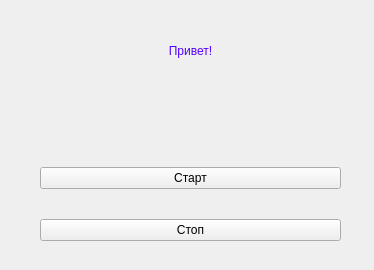
<?xml version="1.0" encoding="UTF-8"?>
<ui version="4.0">
 <class>MainWindow</class>
 <widget class="QMainWindow" name="MainWindow">
  <property name="geometry">
   <rect>
    <x>0</x>
    <y>0</y>
    <width>374</width>
    <height>270</height>
   </rect>
  </property>
  <property name="windowTitle">
   <string>MainWindow</string>
  </property>
  <widget class="QWidget" name="my_win">
   <widget class="QWidget" name="layoutWidget">
    <property name="geometry">
     <rect>
      <x>40</x>
      <y>20</y>
      <width>301</width>
      <height>221</height>
     </rect>
    </property>
    <layout class="QVBoxLayout" name="v1">
     <item>
      <spacer name="verticalSpacer_3">
       <property name="orientation">
        <enum>Qt::Vertical</enum>
       </property>
       <property name="sizeHint" stdset="0">
        <size>
         <width>20</width>
         <height>40</height>
        </size>
       </property>
      </spacer>
     </item>
     <item>
      <widget class="QLabel" name="zx">
       <property name="layoutDirection">
        <enum>Qt::LeftToRight</enum>
       </property>
       <property name="styleSheet">
        <string notr="true">font: 16pt &quot;Arial&quot;;
color: rgb(85, 0, 255);</string>
       </property>
       <property name="text">
        <string>Привет!</string>
       </property>
       <property name="alignment">
        <set>Qt::AlignCenter</set>
       </property>
      </widget>
     </item>
     <item>
      <spacer name="verticalSpacer_2">
       <property name="orientation">
        <enum>Qt::Vertical</enum>
       </property>
       <property name="sizeHint" stdset="0">
        <size>
         <width>20</width>
         <height>120</height>
        </size>
       </property>
      </spacer>
     </item>
     <item>
      <widget class="QPushButton" name="btn_1">
       <property name="text">
        <string>Старт</string>
       </property>
      </widget>
     </item>
     <item>
      <spacer name="verticalSpacer">
       <property name="orientation">
        <enum>Qt::Vertical</enum>
       </property>
       <property name="sizeHint" stdset="0">
        <size>
         <width>20</width>
         <height>40</height>
        </size>
       </property>
      </spacer>
     </item>
     <item>
      <widget class="QPushButton" name="stp">
       <property name="text">
        <string>Стоп</string>
       </property>
      </widget>
     </item>
    </layout>
   </widget>
  </widget>
 </widget>
 <resources/>
 <connections/>
</ui>
